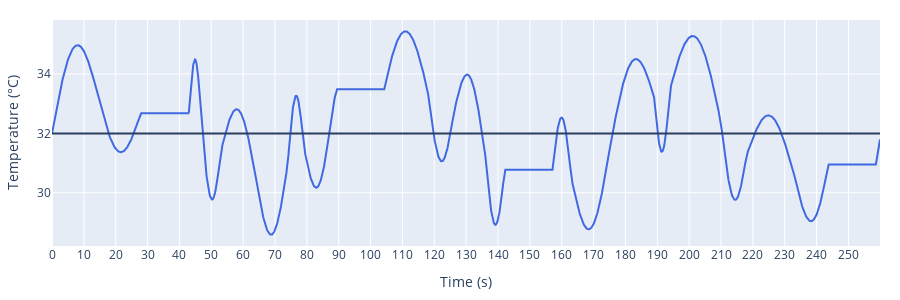

Here is the notebook cell this chart was saved with:
### Code cell
amplitudes = [1.5, 2]
periods = [67, 10]  # 1 : 3 gives a good result
frequencies = 1./np.array(periods)
duration = 200

test = StimuliFunction(duration, frequencies, amplitudes, baseline_temp=32, random_phase=True, seed=764)
print(f"Seed: {test.seed}")

test.add_plateaus(n_plateaus=4, duration_of_plateau=15)
test.plot(test.wave, baseline_temp=True).show()
test.wave.shape

### Figure 1 — Plotly figure (JSON) as saved in the notebook; plotly's stock layout.template omitted (floating-point values rounded to 4 significant figures; data arrays with more than 128 entries replaced by an {"elided": "..."} marker saying what was removed)
{"data": [{"line": {"color": "royalblue"}, "type": "scatter", "x": {"elided": "2600 float values"}, "y": {"elided": "2600 float values"}}], "layout": {"autosize": false, "height": 300, "margin": {"b": 20, "l": 20, "r": 20, "t": 20}, "shapes": [{"type": "line", "x0": 0, "x1": 1, "xref": "x domain", "y0": 32, "y1": 32, "yref": "y"}], "width": 900, "xaxis": {"dtick": 10, "tick0": 0, "tickmode": "linear", "title": {"text": "Time (s)"}}, "yaxis": {"title": {"text": "Temperature (°C)"}}}}
